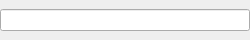
<?xml version="1.0" encoding="UTF-8"?>
<ui version="4.0">
 <class>SimpleCommandPaletteWidget</class>
 <widget class="QWidget" name="SimpleCommandPaletteWidget">
  <property name="geometry">
   <rect>
    <x>0</x>
    <y>0</y>
    <width>250</width>
    <height>40</height>
   </rect>
  </property>
  <property name="windowTitle">
   <string>Form</string>
  </property>
  <layout class="QVBoxLayout" name="verticalLayout">
   <property name="spacing">
    <number>0</number>
   </property>
   <property name="leftMargin">
    <number>0</number>
   </property>
   <property name="topMargin">
    <number>0</number>
   </property>
   <property name="rightMargin">
    <number>0</number>
   </property>
   <property name="bottomMargin">
    <number>0</number>
   </property>
   <item>
    <widget class="QLineEdit" name="lineEdit"/>
   </item>
  </layout>
 </widget>
 <resources/>
 <connections/>
</ui>
